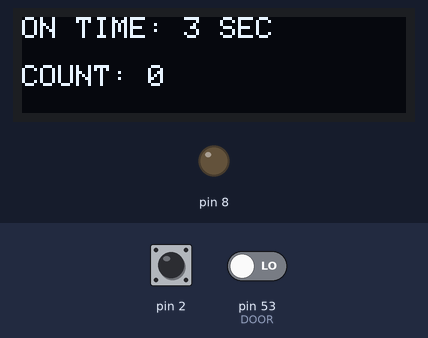
A program run on a simulated Arduino Mega 2560, built with avr-gcc and run on an emulated ATmega2560. Shown: 128×32 one-colour display, output pins drawn as LEDs (lit = HIGH). The test bench sets the inputs (shaded band); at power-on: pin 2 LOW, pin 53 (DOOR) LOW.

Above: at 1.2 s.
1.3 s: pin 2 pulsed HIGH 2 times (0.12 s each, 0.3 s apart)
At 2.9 s:
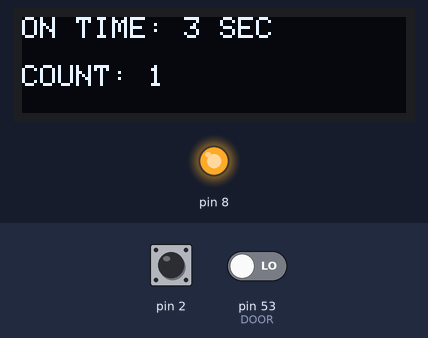
At 6.0 s:
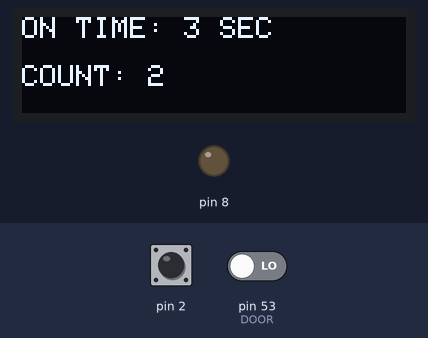
Timing chart, 0 to 7.5 s (numbered marks = the images above; inputs shaded):
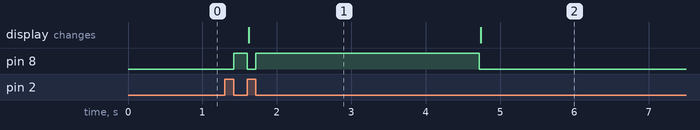

Measured:
- after the input at 1.3 s, pin 8: LOW → HIGH after 0.12 s, → LOW 0.18 s later, → HIGH 0.12 s later, → LOW 3.0 s later; the display: changes after 0.32 s (image 1)

The program:

main.cpp
```cpp
#include <Arduino.h>
#include <SPI.h>
#include <Wire.h>
#include <Adafruit_GFX.h>
#include <Adafruit_SSD1306.h>

#include <avr/wdt.h>

// convenience defines
#define RELAY_ON            digitalWrite(8, HIGH)
#define RELAY_OFF           digitalWrite(8, LOW)
#define SHAFT_SENSOR_PIN    digitalRead(2)
#define DOOR_SENSOR_PIN     digitalRead(53) // 5V=DOOR OPEN / GND=DOOR CLOSED

#define SCREEN_WIDTH   128 // OLED display width, in pixels
#define SCREEN_HEIGHT  32 // OLED display height, in pixels
#define OLED_RESET     -1 // Reset pin # (or -1 if sharing Arduino reset pin)
#define SCREEN_ADDRESS 0x3C /// both are 0x3C
Adafruit_SSD1306 LED(SCREEN_WIDTH, SCREEN_HEIGHT, &Wire, OLED_RESET);

unsigned long debounce_timeout    = 250;  // milliseconds
unsigned long last_debounce_time  = 0;   // milliseconds
unsigned long led_on_time         = 3000; // milliseconds.. whatever you set this to will be the starting time
unsigned long last_led_start_time = 0;
unsigned long total_shaft_count   = 0;

boolean prev_sensor_value     = true; // PULL-UP, AKA no shaft present = HIGH
boolean turn_on_blaster_relay = false;

// this enum will make it cleaner to control the OLED screen
enum BTN_ACTION_ENUM {
  OLED_INCREMENT_SHAFT_COUNT,
  OLED_NO_ACTION
};

void delaySafeMillis(unsigned long timeToWaitMilli) {
  unsigned long start_time = millis();
  while (millis() - start_time <= timeToWaitMilli) { /* just hang out */ }
}

void redrawOLEDScreen(BTN_ACTION_ENUM btn_action) {
  switch (btn_action) {
    case (BTN_ACTION_ENUM::OLED_INCREMENT_SHAFT_COUNT):
      total_shaft_count += 1;
      break;
    case (BTN_ACTION_ENUM::OLED_NO_ACTION):
      break;
    default:
      break;
  }

  delaySafeMillis(5);

  LED.clearDisplay();
  LED.setTextColor(SSD1306_WHITE);
  LED.setTextSize(1);

  // redraw current blast time
  LED.setCursor(0,0);
  LED.print("ON TIME: ");
  unsigned long seconds = led_on_time / 1000;
  LED.print((int)seconds);
  LED.println(" SEC\n");
  // redraw total # shafts blasted (since last microcontroller restart)
  LED.print("COUNT: ");
  LED.print((int)total_shaft_count);

  LED.display();
}

void setWDT(byte sWDT) {
  WDTCSR |= 0b00011000; // get register ready for writing
                        // (we have 4 CPU cycles to change the register)
  WDTCSR = sWDT | WDTO_2S; // WDT reset arduino after 4 seconds of inactivity
  wdt_reset(); // confirm the settings
}

void setup() {
  wdt_disable(); // data sheet recommends disabling wdt immediately while uC starts up

  pinMode(2, INPUT);
  pinMode(53, INPUT);
  pinMode(8, OUTPUT);

  delaySafeMillis(5);

  RELAY_OFF;

  if(!LED.begin(SSD1306_SWITCHCAPVCC, SCREEN_ADDRESS))
  {
    for(;;); // Don't proceed, loop forever
  }

  redrawOLEDScreen(BTN_ACTION_ENUM::OLED_NO_ACTION);

  setWDT(0b00001000); // 00001000 = just reset if WDT not handled within timeframe
                      // 01001000 = set to trigger interrupt then reset
                      // 01000000 = just interrupt
}

void Start_Blasting() {
  turn_on_blaster_relay = true;
  RELAY_ON;
}

void Stop_Blasting() {
  turn_on_blaster_relay = false;
  RELAY_OFF;
  redrawOLEDScreen(BTN_ACTION_ENUM::OLED_INCREMENT_SHAFT_COUNT);
}

void loop() {
  wdt_reset(); // if we don't reset the WDT within 2 seconds the arduino will restart
  bool current_shaft_sensor_value  = SHAFT_SENSOR_PIN;    // LOW = SHAFT PRESENT // HIGH = NO SHAFT PRESENT
  bool current_door_sensor_value   = DOOR_SENSOR_PIN;     // LOW = DOOR CLOSED // HIGH = DOOR OPEN

  if(millis() - last_debounce_time > debounce_timeout) {
    if(!current_door_sensor_value) {
      if (prev_sensor_value == true && current_shaft_sensor_value == false) { // check if this is a HIGH->LOW transition
        Start_Blasting();
        last_led_start_time = millis();
        last_debounce_time = last_led_start_time;
      }
    }
  }

  if (turn_on_blaster_relay) {
    if(millis() - last_led_start_time > led_on_time) { // shaft has been present for entire blast. turn off blasters
      Stop_Blasting();
    }
    else if (current_shaft_sensor_value || current_door_sensor_value) { // HIGH = NO SHAFT PRESENT
      Stop_Blasting();
    }
  }

  prev_sensor_value = current_shaft_sensor_value;
}
```

NextionTriggerFunctions.cpp
```cpp
#include <Arduino.h>

void trigger0() {
}

void trigger1() {
}

void trigger2() {
}
```
